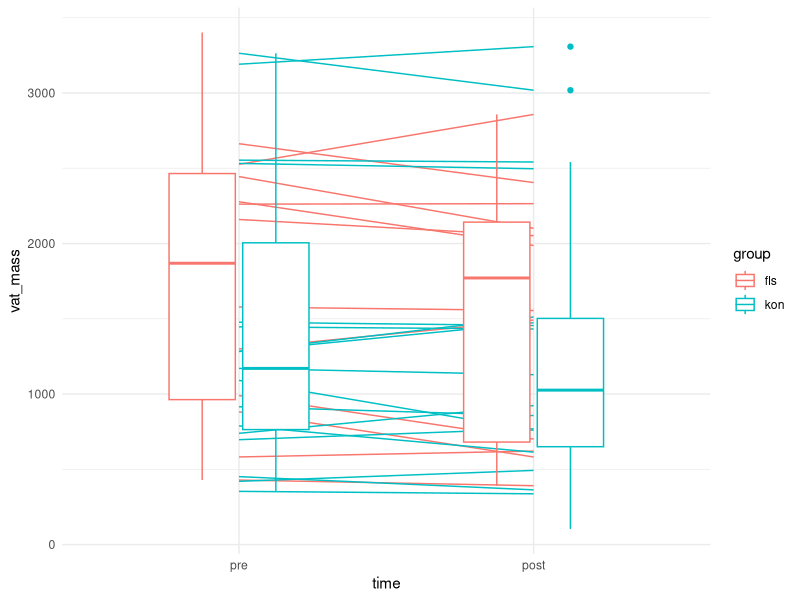
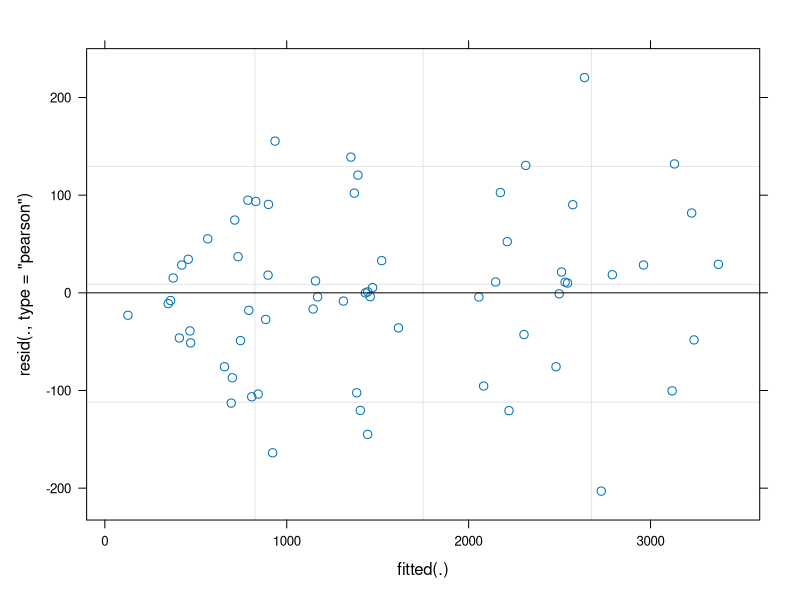
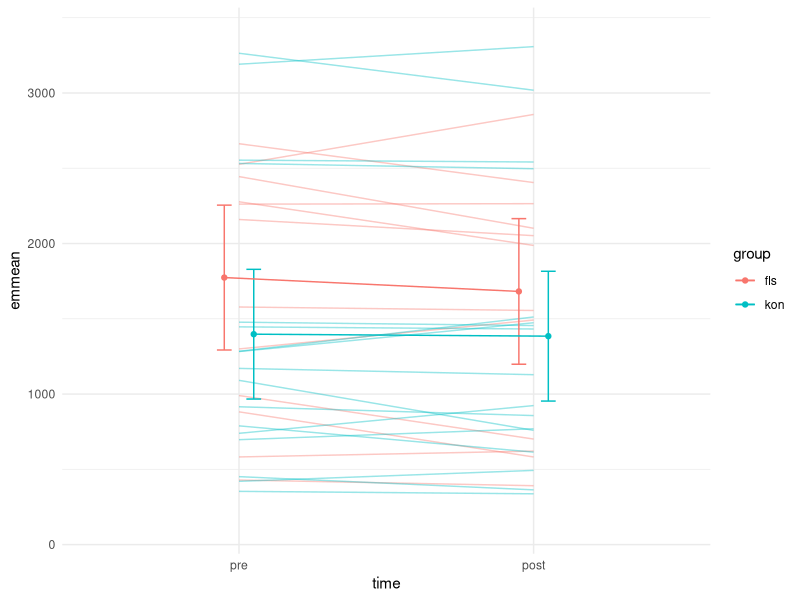

Reproduce these figures in R, in order. (Note: this script raises an error after producing the figures.)
## ---- chunk 1
library(tidyverse); library(knitr); library(ggplot2); library(kableExtra); library(readxl); library(dplyr); library(flextable)
Resultatskjema <- read_excel("Resultatskjema.xlsx")

# lage en tabell for alle hovedvariabler med endringer fra pr til post og endringsscore
itt <- Resultatskjema %>%
  select(id, group, time, wc, vat_mass, vat_volume, `s-glukose`, `s-triglyserider`, `s-hdl`, `s-ldl`, pwv) %>%
  # endrer fra chr til dbl
  mutate(vat_mass = as.numeric(vat_mass, na.rm = TRUE)) %>%
  mutate(vat_volume = as.numeric(vat_volume, na.rm = TRUE)) %>%
  mutate(`s-glukose` = as.numeric(`s-glukose`, na.rm = TRUE)) %>%
  mutate(`s-triglyserider` = as.numeric(`s-triglyserider`, na.rm = TRUE)) %>%
  mutate(`s-hdl` = as.numeric(`s-hdl`, na.rm = TRUE)) %>%
  mutate(`s-ldl` = as.numeric(`s-ldl`, na.rm = TRUE)) %>%
  mutate(pwv = as.numeric(pwv, na.rm = TRUE)) %>%
  # skiller pre og post verdier i to kolonner
  pivot_longer(names_to = "variable",
               values_to = "value", 
               cols = wc:pwv) %>%
  pivot_wider(names_from = time,
              values_from = value) %>%
  drop_na() %>%
  mutate(change = post - pre) %>%
  print()

# lage et datasett som teller antall observasjoner av hovedvariablene   
itt.count <- Resultatskjema %>%
  select(id, group, time, wc, vat_mass, vat_volume, `s-glukose`, `s-triglyserider`, `s-hdl`, `s-ldl`, pwv) %>%
  # endrer fra chr til dbl
  mutate(vat_mass = as.numeric(vat_mass, na.rm = TRUE)) %>%
  mutate(vat_volume = as.numeric(vat_volume, na.rm = TRUE)) %>%
  mutate(`s-glukose` = as.numeric(`s-glukose`, na.rm = TRUE)) %>%
  mutate(`s-triglyserider` = as.numeric(`s-triglyserider`, na.rm = TRUE)) %>%
  mutate(`s-hdl` = as.numeric(`s-hdl`, na.rm = TRUE)) %>%
  mutate(`s-ldl` = as.numeric(`s-ldl`, na.rm = TRUE)) %>%
  mutate(pwv = as.numeric(pwv, na.rm = TRUE)) %>%
  # skiller pre og post verdier i to kolonner
  pivot_longer(names_to = "variable",
               values_to = "value", 
               cols = wc:pwv) %>%
  pivot_wider(names_from = time,
              values_from = value) %>%
  drop_na() %>%
  add_count(variable, group) %>%
  print()
## ---- chunk 2
library(tidyverse); library(knitr); library(ggplot2); library(kableExtra); library(readxl); library(dplyr); library(flextable); library(lme4); library(emmeans); library(pbkrtest)
Resultatskjema <- read_excel("Resultatskjema.xlsx")

itt.vat <- Resultatskjema %>%
  select(id, group, time, vat_mass) %>%
  mutate(vat_mass = as.numeric(vat_mass, na.rm = TRUE)) %>%
  mutate(time = factor(time, levels = c("pre", "post")),
         group = factor(group, levels = c("fls", "kon"))) %>%
  drop_na() %>%
  print()

# undersøker endringer fra pre til post for hver fp 
itt.vat %>%
  ggplot(aes(time, vat_mass, group = id, color = group)) + geom_line() +   geom_boxplot(aes(group = NULL), width = 0.5) + theme_minimal()

# fit mixed models med lme4
vat.m1 <- lmer(vat_mass ~ time * group + (1|id), data = itt.vat)
plot(vat.m1)
est <- emmeans(vat.m1, specs = ~ time|group)

est %>%
  data.frame() %>%
  ggplot(aes(time, emmean, group = group, color = group)) + 
  geom_line(data = itt.vat, aes(time, vat_mass, group = id, color = group), 
            # Add transparency to individual lines
            alpha = 0.4) + 
  geom_errorbar(aes(ymin = lower.CL, ymax = upper.CL), 
                position = position_dodge(width = 0.2), 
                width = 0.1) + geom_line(position = position_dodge(width = 0.2)) + geom_point(position = position_dodge(width = 0.2)) +
  theme_minimal()
# fortsett her 

itt.vat.mean <- Resultatskjema %>%
  select(id, group, time, vat_mass) %>%
  group_by(group) %>%
  mutate(vat_mass = as.numeric(vat_mass, na.rm = TRUE)) %>%
  pivot_wider(names_from = time,
              values_from = vat_mass) %>%
  # dropper alle na-verdier, tar bort fp som ikke har verdier på pre eller post 
  drop_na() %>%
  mutate(n = n()) %>%
  # lager en endringsscore
  mutate(change = post - pre) %>%
  print()

summary(lm(post ~ pre + group, data = itt.vat))
summary(lm(change ~ pre + group, data = itt.vat))

m.linear <- lm(post ~ pre + group,  data = itt.vat)

ggplot(aes(time, group))
